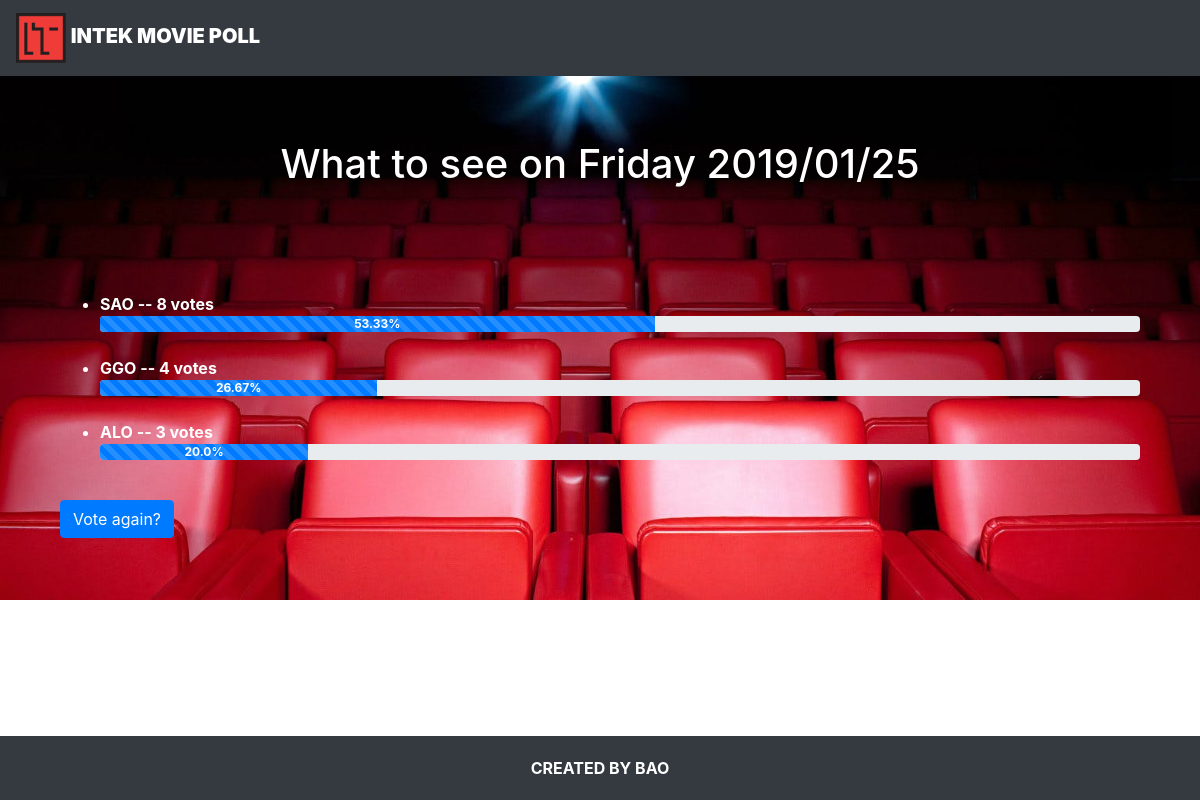
Page /2/result on the earlier database version.
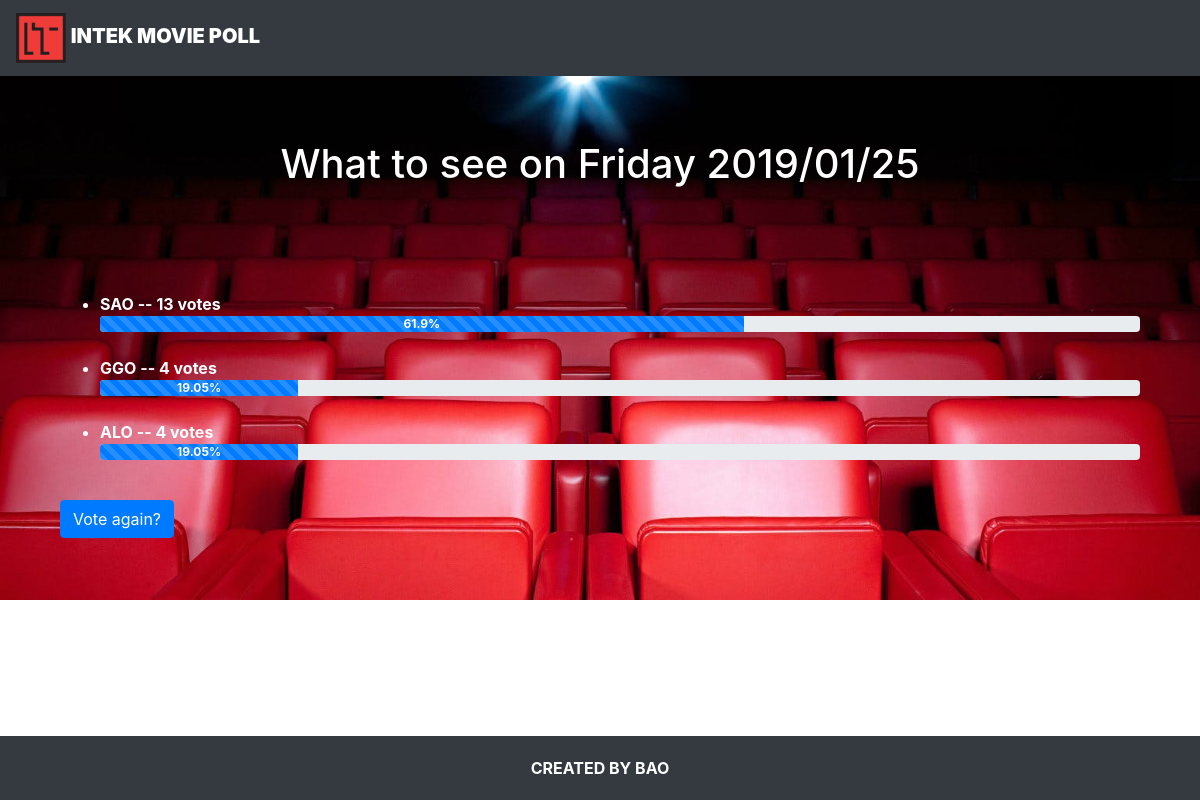
Same page on the later database version.
### moviepoll/models.py (models this page shows, shortened)
class Choice(models.Model):
    Question = models.ForeignKey(Question, on_delete=models.CASCADE)
    choice_text = models.CharField(max_length=200)
    votes = models.IntegerField(default=0)
    def percen(self):
        return round(self.votes / self.Question.cal_total_vote() * 100,2)

class Question(models.Model):
    question_text = models.CharField(max_length=200)
    pub_date = models.DateTimeField('date published')
    def cal_total_vote(self):
        total = 0
        for choice in self.choice_set.all():
            total += choice.votes
        return total

### moviepoll/views.py (the view)
# urls.py: path('<int:question_id>/result', views.result, name='result'),
def result(request, question_id):
    question = get_object_or_404(Question, pk=question_id)
    return render(request, 'moviepoll/result.html', {'question':question})

### moviepoll/templates/moviepoll/result.html
{% extends "./base.html" %}
{% load static %}
{% block content %}
<div class="jumbotron text-center">
    <h1>{{ question.question_text }}</h1>
</div>
<div class="container">
    <ul>
    {% for choice in question.choice_set.all %}
        <li>{{ choice.choice_text }} -- {{ choice.votes }} vote{{ choice.votes|pluralize }}</li>
        <div class="progress">
          <div class="progress-bar progress-bar-success progress-bar-striped" role="progressbar"
          aria-valuenow="40" aria-valuemin="0" aria-valuemax="100" style="width:{{ choice.percen }}%">
            {{choice.percen}}%
          </div>
        </div><br>
    {% endfor %}
    </ul>
    <a href="{% url 'moviepoll:detail' question.id %}">
        <button type="button" class="btn btn-primary">Vote again?</button>
    </a>
</div>
{% endblock %}

Differences in the rows shown:
changed Choice "SAO": votes "8" → "13"; percen "53.33" → "61.9"
changed through a linked row, Choice "GGO": percen "26.67" → "19.05"
changed Choice "ALO": votes "3" → "4"; percen "20.0" → "19.05"
